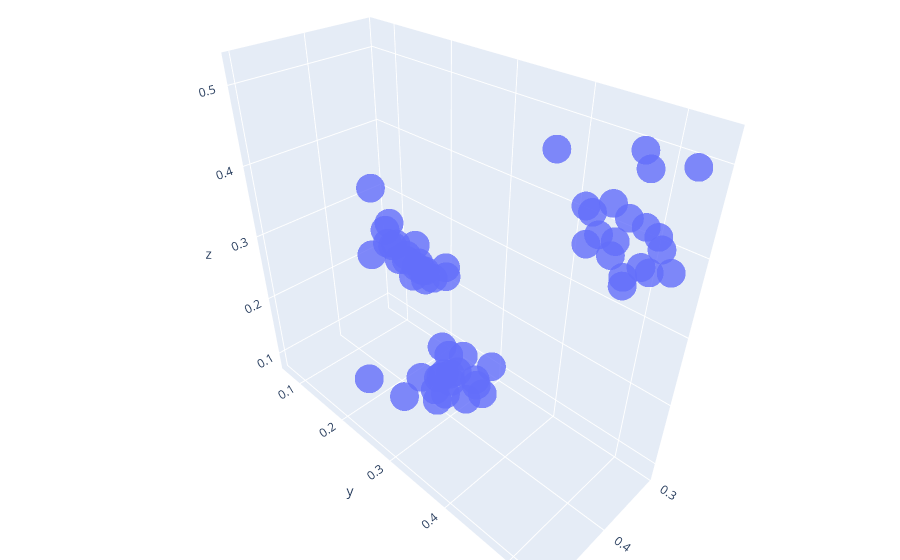

Notebook code for this chart:
### Code cell
# run the function clusterSounds 
### your code here
cluster_sounds('testDownload/', nCluster = 3, descInput=[0, 3, 11])
